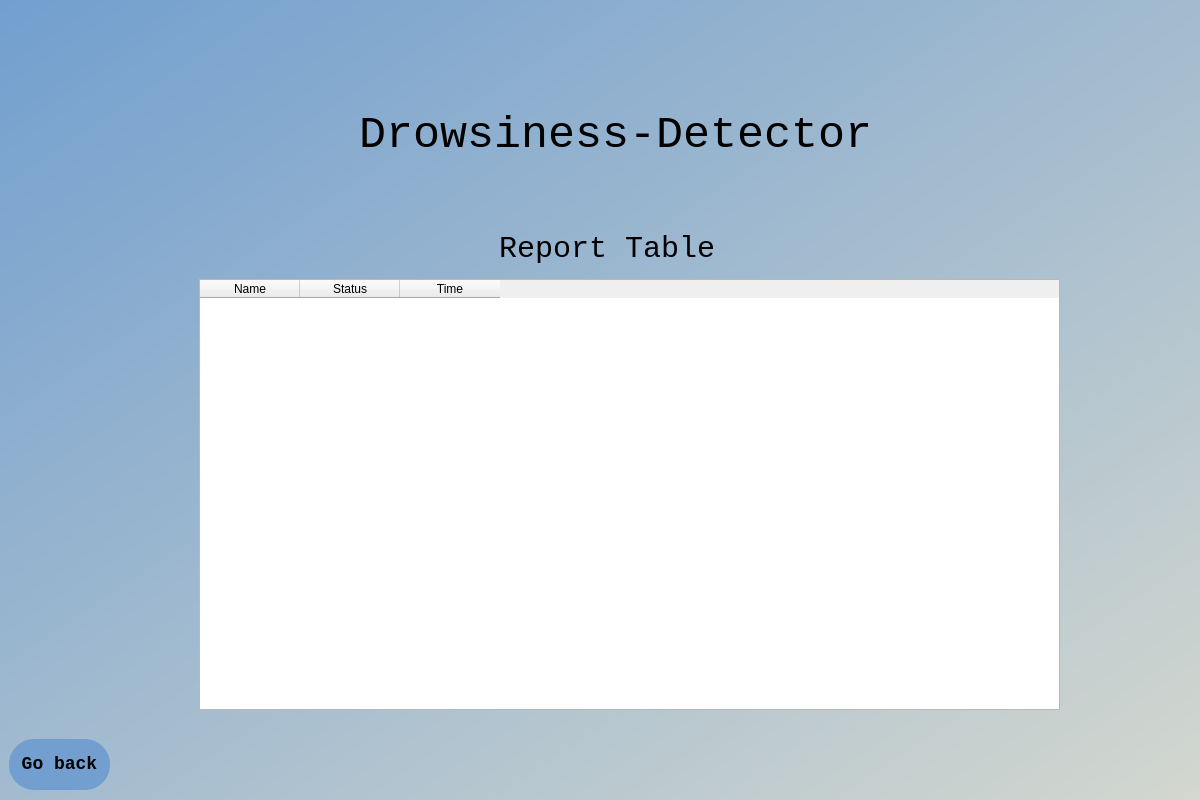
<?xml version="1.0" encoding="UTF-8"?>
<ui version="4.0">
 <class>Dialog</class>
 <widget class="QDialog" name="Dialog">
  <property name="geometry">
   <rect>
    <x>0</x>
    <y>0</y>
    <width>1200</width>
    <height>800</height>
   </rect>
  </property>
  <property name="windowTitle">
   <string>Dialog</string>
  </property>
  <widget class="QWidget" name="bgwidget" native="true">
   <property name="geometry">
    <rect>
     <x>-1</x>
     <y>-1</y>
     <width>1201</width>
     <height>801</height>
    </rect>
   </property>
   <property name="styleSheet">
    <string notr="true">QWidget#bgwidget{
background-color:qlineargradient(spread:pad, x1:0, y1:0, x2:1, y2:1, stop:0 rgba(114, 159, 207, 255), stop:1 rgba(211, 215, 207, 255));}</string>
   </property>
   <widget class="QLabel" name="label_2">
    <property name="geometry">
     <rect>
      <x>360</x>
      <y>90</y>
      <width>541</width>
      <height>91</height>
     </rect>
    </property>
    <property name="font">
     <font>
      <family>Monospace</family>
      <pointsize>-1</pointsize>
     </font>
    </property>
    <property name="styleSheet">
     <string notr="true">font-size:45px;
</string>
    </property>
    <property name="text">
     <string>Drowsiness-Detector</string>
    </property>
   </widget>
   <widget class="QPushButton" name="backbutton">
    <property name="geometry">
     <rect>
      <x>10</x>
      <y>740</y>
      <width>101</width>
      <height>51</height>
     </rect>
    </property>
    <property name="font">
     <font>
      <family>Monospace</family>
      <pointsize>-1</pointsize>
      <weight>75</weight>
      <bold>true</bold>
     </font>
    </property>
    <property name="styleSheet">
     <string notr="true">background-color: rgb(114, 159, 207);
 border-radius: 25px;
font-size:18px;
font-weight: bold;</string>
    </property>
    <property name="text">
     <string>Go back</string>
    </property>
   </widget>
   <widget class="QTableWidget" name="Reporttable">
    <property name="geometry">
     <rect>
      <x>200</x>
      <y>280</y>
      <width>861</width>
      <height>431</height>
     </rect>
    </property>
    <property name="styleSheet">
     <string notr="true">width:200px;</string>
    </property>
    <column>
     <property name="text">
      <string>Name</string>
     </property>
    </column>
    <column>
     <property name="text">
      <string>Status</string>
     </property>
    </column>
    <column>
     <property name="text">
      <string>Time</string>
     </property>
    </column>
   </widget>
   <widget class="QLabel" name="label_3">
    <property name="geometry">
     <rect>
      <x>500</x>
      <y>230</y>
      <width>221</width>
      <height>41</height>
     </rect>
    </property>
    <property name="font">
     <font>
      <family>Monospace</family>
      <pointsize>-1</pointsize>
     </font>
    </property>
    <property name="styleSheet">
     <string notr="true">font-size:30px;
</string>
    </property>
    <property name="text">
     <string>Report Table</string>
    </property>
   </widget>
  </widget>
 </widget>
 <resources>
  <include location="../../../../../Downloads/image.qrc"/>
 </resources>
 <connections/>
</ui>
